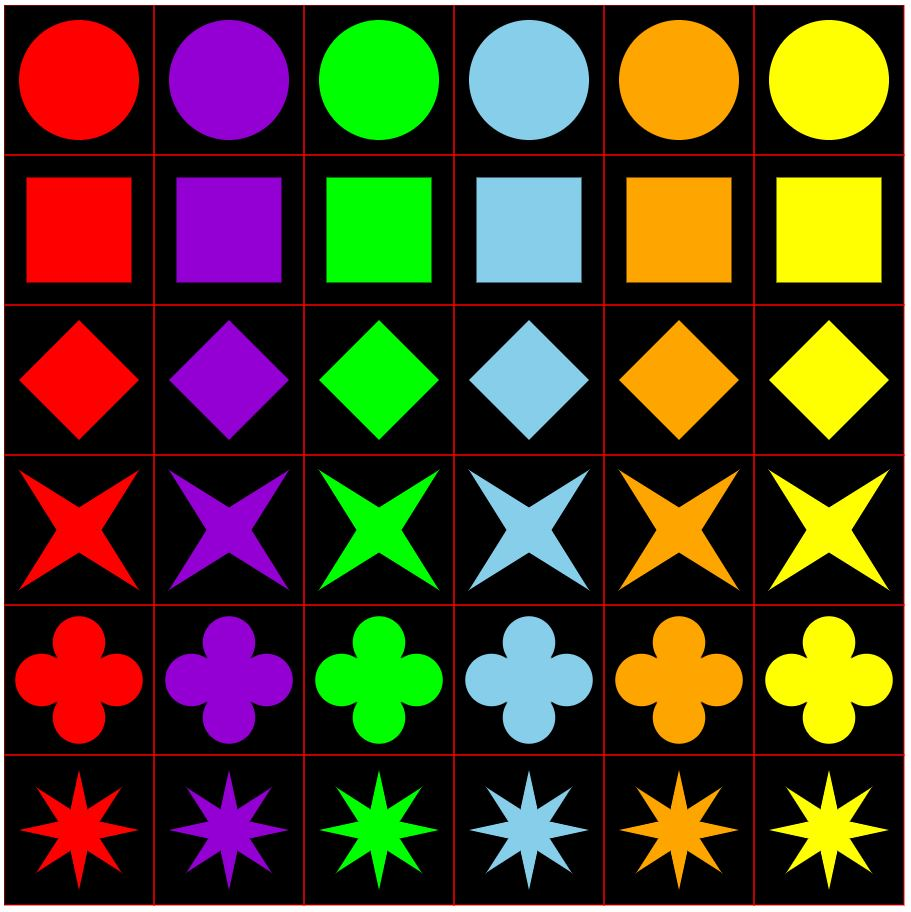
#> input picture Qwirkle/qwirkle.jpg, 911 x 912 px
$ python cut_tuiles.py
#> lines starting #> are read from the running program, lines starting #| are printed output that depends on the picture
import cv2 as cv
import os.path
import numpy as np
from matplotlib import pyplot as plt
import random

img = cv.imread("../Qwirkle/qwirkle.jpg")
#> img is the input picture: shape (912, 911, 3); mean B, G, R 34.2, 58.4, 72.5
# print(img.shape)

w, h, d = img.shape
#> w = 912; h = 911; d = 3

dw = int(w/6)
#> dw = 152
dh = int(h/6)
#> dh = 151

print("dw=", dw, "dh=", dh)
#| dw= 152 dh= 151

fig, axes = plt.subplots(6, 6)
plt.xticks([])
plt.yticks([])

for c in range(6):
    x = c*dw
    for r in range(6):
        y = r*dh
        # print("x=", x, "y=", y)
        t = img[x:x+dw,y:y+dh,:]
        # t = cv.resize(t, (50, 50), interpolation=cv.INTER_AREA)
        axes[c, r].imshow(t)

plt.show()
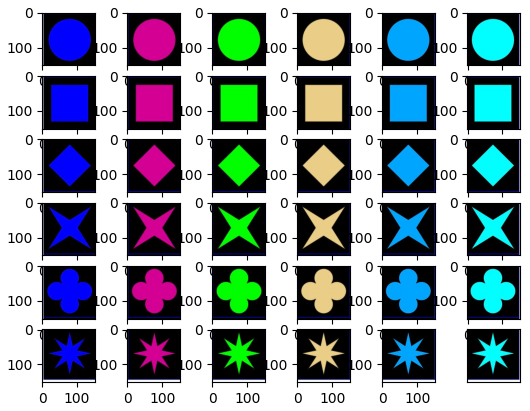
#> figure drawn by matplotlib, 36 panels
